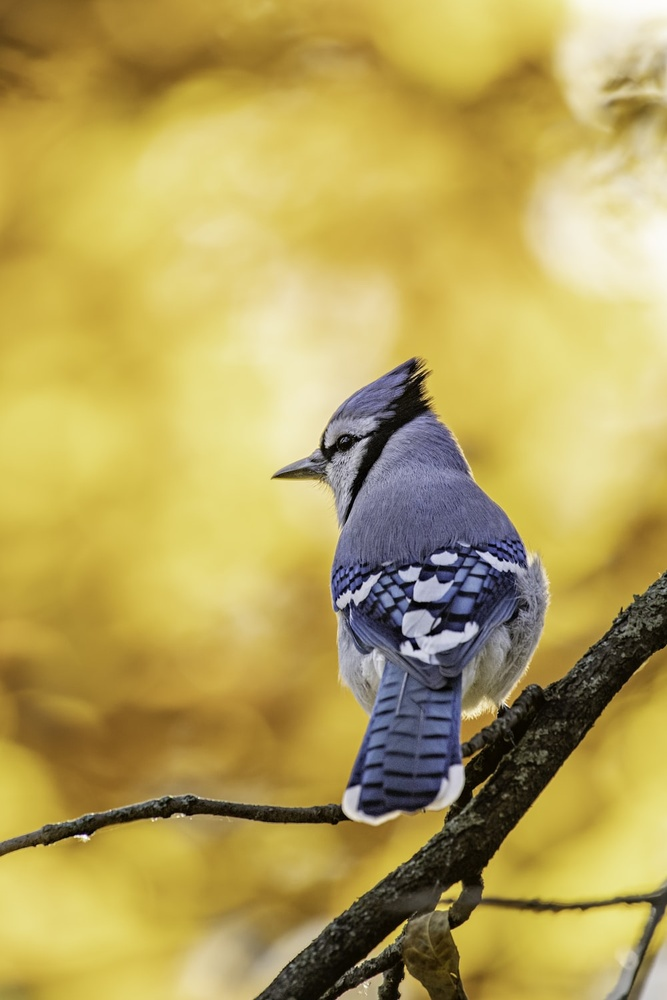
#> input picture bird_image.jpeg, 667 x 1000 px, shrunk from 1000 x 1500 before the run
$ jupyter execute Assignment_7.ipynb   (shell and % lines are left out)
#> lines starting #> are read from the running program, lines starting #| are printed output that depends on the picture
## Problem Statement:
### Write a program for image compression using any three compression techniques and compare the results.

[cell 1]

import cv2
from cv2 import Mat
from matplotlib import pyplot as plt
import numpy as np

def cv2_imshow(image: Mat) -> None:
    plt.imshow(image)
    plt.show()

[cell 2]
image_path = 'bird_image.jpeg'

image = cv2.imread(image_path)
#> image is the input picture: shape (1000, 667, 3); mean B, G, R 89.8, 162.9, 182.4
cv2_imshow(image)

### 1) Run Length Encoding (RLE) Image Compression technique:
This program converts image to grayscale, compresses the image using the run length encoding technique, and then decompresses the image and displays it. The original grayscale and decompressed images should be identical if the compression and decompression were successful.

[cell 3]
# convert the image to grayscale
gray_image = cv2.cvtColor(image, cv2.COLOR_BGR2GRAY)
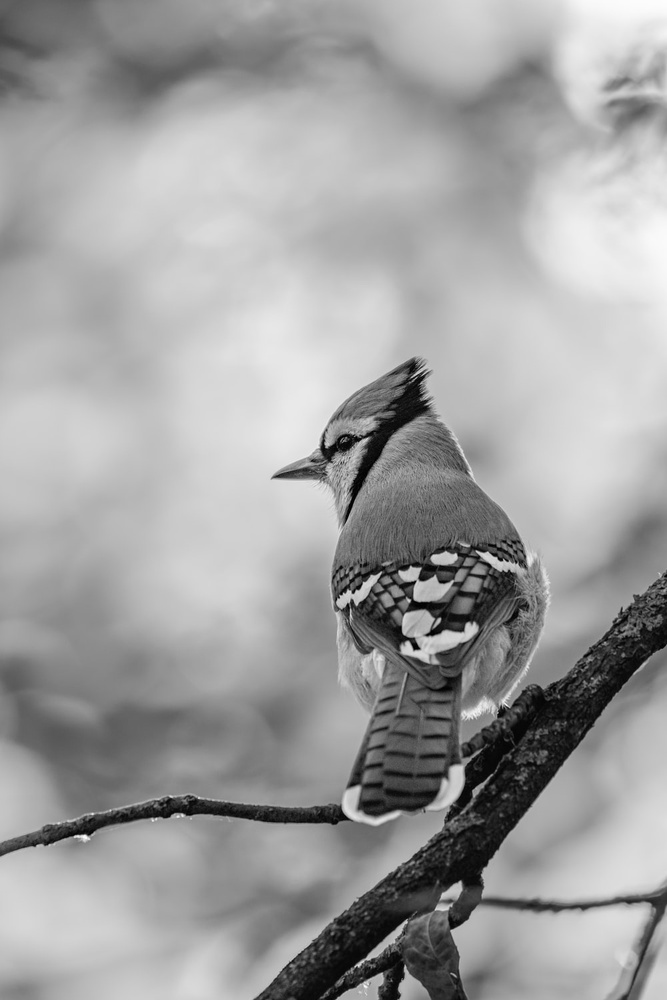
#> gray_image: shape (1000, 667); min 0, max 253, mean 160.4

# initialize an empty list to store the compressed image
compressed_image = []

# get the shape of the image
height, width = gray_image.shape
#> height = 1000; width = 667

# iterate over the rows of the image
for row in range(height):

  # initialize a variable to store the current pixel value
  cur_pixel = -1

  # initialize a variable to store the current run length
  cur_run = 0

  # iterate over the columns of the image
  for col in range(width):

    # get the pixel value
    pixel = gray_image[row, col]

    # check if the pixel value is equal to the current pixel value
    if pixel == cur_pixel:

      # increment the current run length
      cur_run += 1

    else:

      # if the pixel value is different, append the current run to the compressed image
      compressed_image.append((cur_pixel, cur_run))

      # update the current pixel value and reset the current run length
      cur_pixel = pixel
      cur_run = 1

  # append the last run to the compressed image
  compressed_image.append((cur_pixel, cur_run))
#> after the loop, compressed_image = 356754 items

### Decompressing the compressed image for comparison:

[cell 4]
# create a new image to store the decompressed image
decompressed_image = np.zeros((height, width), dtype=np.uint8)

# initialize variables to store the current row and column
row = 0
col = 0

# iterate over the elements of the compressed image
for pixel, run_length in compressed_image:

  # set the pixel value for the current run
  decompressed_image[row, col:col+run_length] = pixel

  # update the column index
  col += run_length

  # if the column index is greater than or equal to the width of the image, move to the next row
  if col >= width:
    row += 1
    col = 0
#> this loop made 356754 passes
#> (pixel, run_length) on passes 1 to 6: (-1, 0), (94, 6), (95, 2), (94, 5), (93, 5), (92, 3)
#> after the loop, col = 0; row = 1000

[cell 5]
# display the original image
print("Original Image:")
cv2_imshow(gray_image)

# display the decompressed image
print("Decompressed Image:")
cv2_imshow(decompressed_image)

### 2) Discrete Cosine Transform (DCT) Image Compression technique:
This program converts image to grayscale, and divides it into blocks of size 8x8. It then applies the DCT to each block, sets the low frequency coefficients to zero, applies the inverse DCT to the block, and inserts the resulting block into the compressed image. Finally, it displays the original image and the compressed image.

[cell 6]
# convert the image to grayscale
gray_image = cv2.cvtColor(image, cv2.COLOR_BGR2GRAY)

# get the shape of the image
height, width = gray_image.shape

# create a function to compress a region of the image using the DCT image compression technique
def compress_region(region):

  # get the shape of the region
  region_height, region_width = region.shape

  # apply the DCT to the region
  dct_region = cv2.dct(region.astype(np.float32))

  # set the low frequency coefficients to zero
  dct_region[:region_height//8, :region_width//8] = 0

  # apply the inverse DCT to the region
  idct_region = cv2.idct(dct_region)

  # return the region
  return idct_region

# create a copy of the image to store the compressed image
compressed_image = gray_image.copy()

# iterate over the blocks in the image
for i in range(0, height, 8):
  for j in range(0, width, 8):

    # get the current block
    block = gray_image[i:i+8, j:j+8]

    # compress the block using the DCT image compression technique
    compressed_block = compress_region(block)

    # insert the compressed block into the compressed image
    compressed_image[i:i+8, j:j+8] = compressed_block
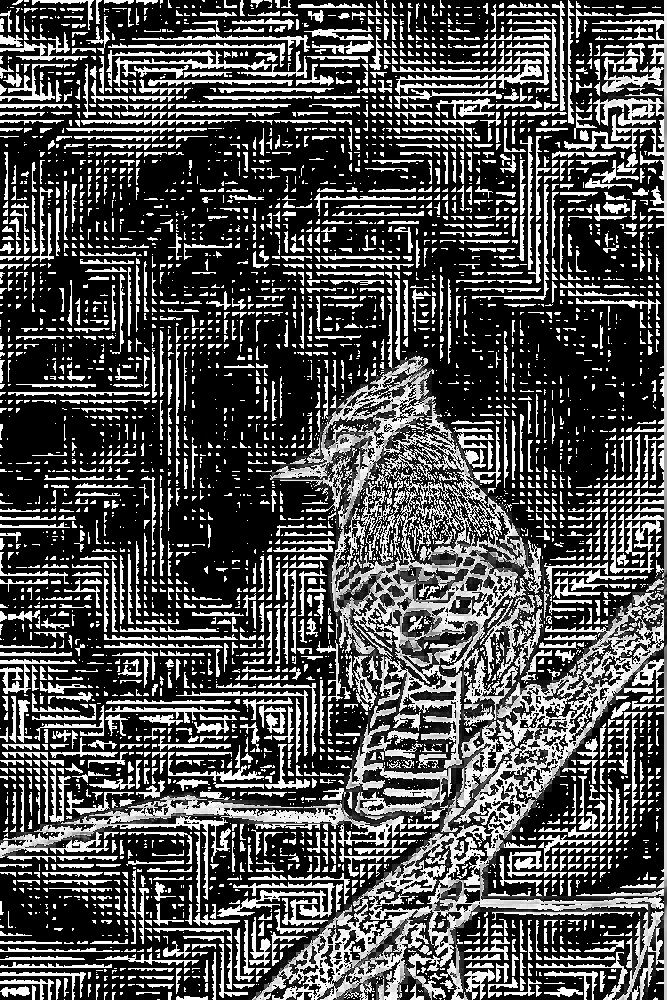
#> compressed_image: shape (1000, 667); min 0, max 255, mean 77.6

[cell 7]
# display the original image
print("Original Image:")
cv2_imshow(gray_image)

# display the decompressed image
print("Compressed Image:")
cv2_imshow(compressed_image)

### 3) Scalar quantization Image Compression technique:
This will load the image, flatten it into a 1D array, divide the range of pixel values into levels equally spaced intervals, find the mean value of each interval, quantize the pixel values by replacing them with the mean value of their interval, and then reshape the quantized image back into its original shape.

[cell 8]
def quantize(image, levels):
    # Flatten the image into a 1D array
#> called with levels = 16
    flat_image = image.flatten()

    # Find the min and max pixel values
    min_val = flat_image.min()
    max_val = flat_image.max()

    # Divide the range of pixel values into equally spaced intervals
    interval = (max_val - min_val) / levels
    intervals = [min_val + i * interval for i in range(levels + 1)]

    # Find the mean value of each interval
    means = [sum(intervals[i:i+2]) / 2 for i in range(levels)]

    # Quantize the pixel values by replacing them with the mean value of their interval
    quantized_image = np.array([means[np.searchsorted(intervals, val) - 1] for val in flat_image])

    # Reshape the quantized image back into its original shape
    return quantized_image.reshape(image.shape)


quantized_image = quantize(image, 16)

[cell 9]
# display the original image
print("Original Image:")
cv2_imshow(image)

# display the decompressed image
print("Compressed Image:")
cv2_imshow(quantized_image)
#> in cv2_imshow (call 7), `plt.show()`:
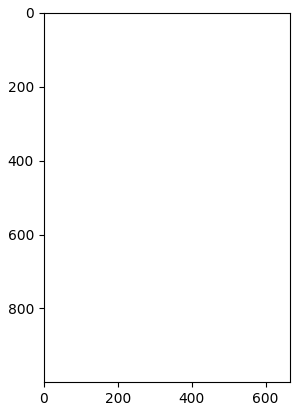
#> figure drawn by matplotlib, 1 panel; B, G, R data is drawn as R, G, B

$ run again, with tiger_image.jpeg copied over bird_image.jpeg
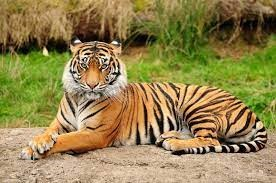
#> input picture tiger_image.jpeg, 276 x 183 px
#> image is the input picture: shape (183, 276, 3); mean B, G, R 79.9, 131.6, 147.9
#> `gray_image = cv2.cvtColor(image, cv2.COLOR_BGR2GRAY)`:
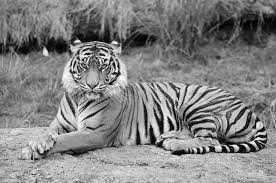
#> gray_image: shape (183, 276); min 0, max 254, mean 130.6
#> after the loop `for row in range(height):`: compressed_image = 49257 items
#> the loop `for pixel, run_length in compressed_image:` made 49257 passes
#> after the loop `for pixel, run_length in compressed_image:`: col = 0; row = 183
#> in cv2_imshow (call 7), `plt.show()`:
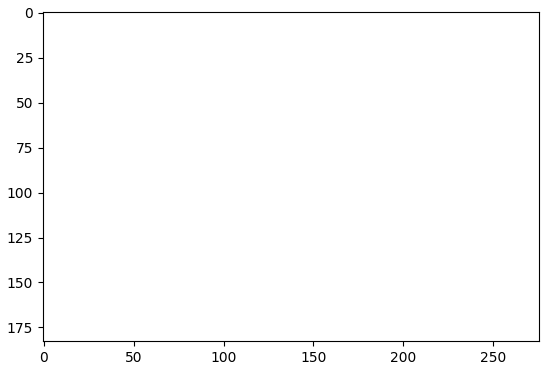
#> figure drawn by matplotlib, 1 panel; B, G, R data is drawn as R, G, B
